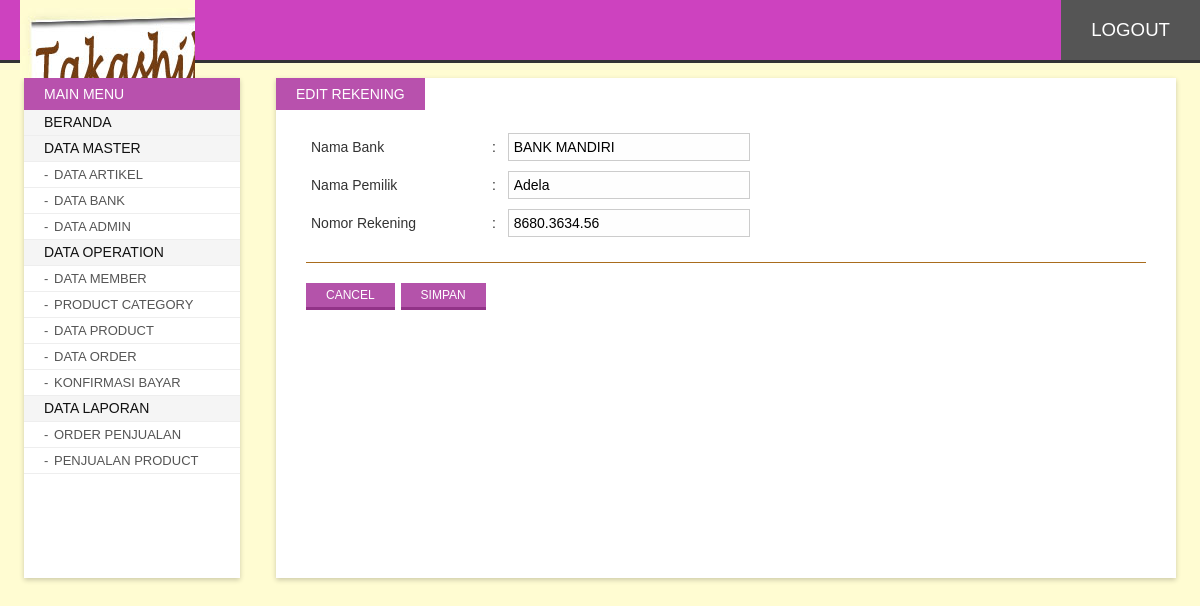
/admin/index.php?p=edBank&id=2 (signed in), run on the app's committed database.
### tables this page shows
CREATE TABLE `bank` (
  `id` int(10) NOT NULL,
  `nama_bank` varchar(50) DEFAULT NULL,
  `nama_akun` varchar(50) DEFAULT NULL,
  `no_rekening` varchar(50) DEFAULT NULL
);

### admin/content/edBank.php (the view, shortened to what this page needs)
<?php
	$doSql = "SELECT * FROM bank WHERE id='".$_GET['id']."'";
	$doQry = mysql_query($doSql);
	$r = mysql_fetch_array($doQry);
?>
<span class="page-title">Edit Rekening</span>
<div class="inner">
<form id="formContent" name="formContent" method="post" action="" onsubmit="return validateForm('formContent')">
  <table width="480" border="0" cellspacing="0" cellpadding="5">
    <tr>
      <td width="151">Nama Bank</td>
      <td width="3">:</td>
      <td width="242"><input type="text" value="<?php echo $r['nama_bank'];?>" class="input required" name="nama_bank" id="nama_bank" /></td>
    </tr>
    <tr>
      <td>Nama Pemilik</td>
      <td>:</td>
      <td><input type="text"  class="input required" value="<?php echo $r['nama_akun'];?>" name="nama_akun" id="nama_akun" /></td>
    </tr>
    <tr>
      <td>Nomor Rekening</td>
      <td>:</td>
      <td><input type="text"  class="input required" value="<?php echo $r['no_rekening'];?>" name="no_rekening" id="no_rekening" /></td>
    </tr>
  </table>
  <hr />
  <input type="button" value="Cancel" class="button" onclick="window.location='index.php?p=bank';" />
  <input type="submit" value="Simpan" class="button" />
</form>
</div>

### admin/asset/css/style.css (style rules this page uses)
body#bd { font-family:Calibri, Arial, Helvetica, sans-serif; background:#fffcd2; overflow-y:scroll; font-size:14px; color:#333; padding:0; margin:0; }
.button, .button:hover, .button:focus, .animate, .animate:hover, .pagination li a, .pagination li a:hover, .navigation ul li a, .navigation ul li a:hover, .searchform #search, .searchform #search:focus, #listTable tbody tr, #listTable tbody tr:hover { -webkit-transition: all 0.3s ease-in-out; -moz-transition: all 0.3s ease-in-out; -ms-transition: all 0.3s ease-in-out; -o-transition: all 0.3s ease-in-out; transition: all 0.3s ease-in-out; }
.input { border:solid 1px #ccc; background:#FEFEFE; padding:5px 5px; font-size:14px; width:230px; outline:none; font-family:inherit; }
.button { background:#b453aa; color:#fff; font-size:12px; padding:5px 20px; border:none; cursor:pointer; text-transform:uppercase; margin:10px 2px 0 0; border-bottom:solid 3px #923388; }
div.contentwrap span.page-title { text-transform:uppercase; background:#b851ad; padding:8px 20px; position:absolute; color:#fff; left:0; top:0; }
div.contentwrap > .inner { margin:0 30px; font-size:14px; padding:50px 0 30px; }
#formContent hr { background:none; height:0; border:none; border-top:solid 1px #a96c1d; margin:20px 0 10px; clear:both; }

### data on the page
bank: nama_bank "BANK MANDIRI", nama_akun "Adela", no_rekening "8680.3634.56"
